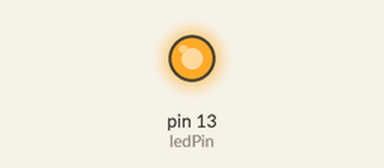
Bench run of a sketch on a simulated Arduino Uno, built with avr-gcc and run on an emulated ATmega328P. Parts: output pins drawn as LEDs (lit = HIGH).

Above: at 0.15 s.
At 16.6 s:
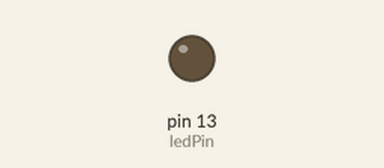
Timing chart, 0 to 23.4 s (numbered marks = the images above):
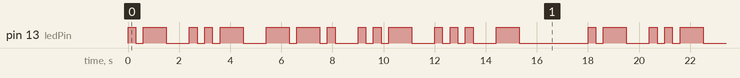

The sketch:

MorseV2.ino
```cpp
const uint8_t ledPin = 13;
const uint16_t timeShort = 300;
const uint16_t timeLong  = 900;


void shortBlink() {
  digitalWrite(ledPin, HIGH);
  delay(timeShort);
  digitalWrite(ledPin, LOW);
  delay(timeShort);
}

void longBlink() {
  digitalWrite(ledPin, HIGH);
  delay(timeLong);
  digitalWrite(ledPin, LOW);
  delay(timeShort);
}

void letterGap() {
  delay(2 * timeShort);
}

void wordGap() {
  delay(6 * timeShort);
}

void printA() {
  shortBlink();
  longBlink();
  letterGap();
}

void printU() {
  for (uint8_t i = 0; i < 2; i++) {
    shortBlink();
  }
  longBlink();
  letterGap();
}

void printG() {
  for (uint8_t i = 0; i < 2; i++) {
    longBlink();
  }
  shortBlink();
  letterGap();
}

void printS() {
  for (uint8_t i = 0; i < 3; i++) {
    shortBlink();
  }
  letterGap();
}

void printT() {
  longBlink();
  letterGap();
}

void setup() {
  pinMode(ledPin, OUTPUT);
  digitalWrite(ledPin, LOW);
}

void loop() {
  for (uint8_t i = 0; i < 6; i++) {
    if      (i == 0) printA();
    else if (i == 1) printU();
    else if (i == 2) printG();
    else if (i == 3) printU();
    else if (i == 4) printS();
    else if (i == 5) printT();
  }

  wordGap(); // pause before repeating the whole name
}
```

Measured:
- by itself, pin 13 (ledPin): moves between LOW and HIGH, repeating every 18.0 s
- by itself, everything shown: repeats every 18.0 s, in 30 steps
